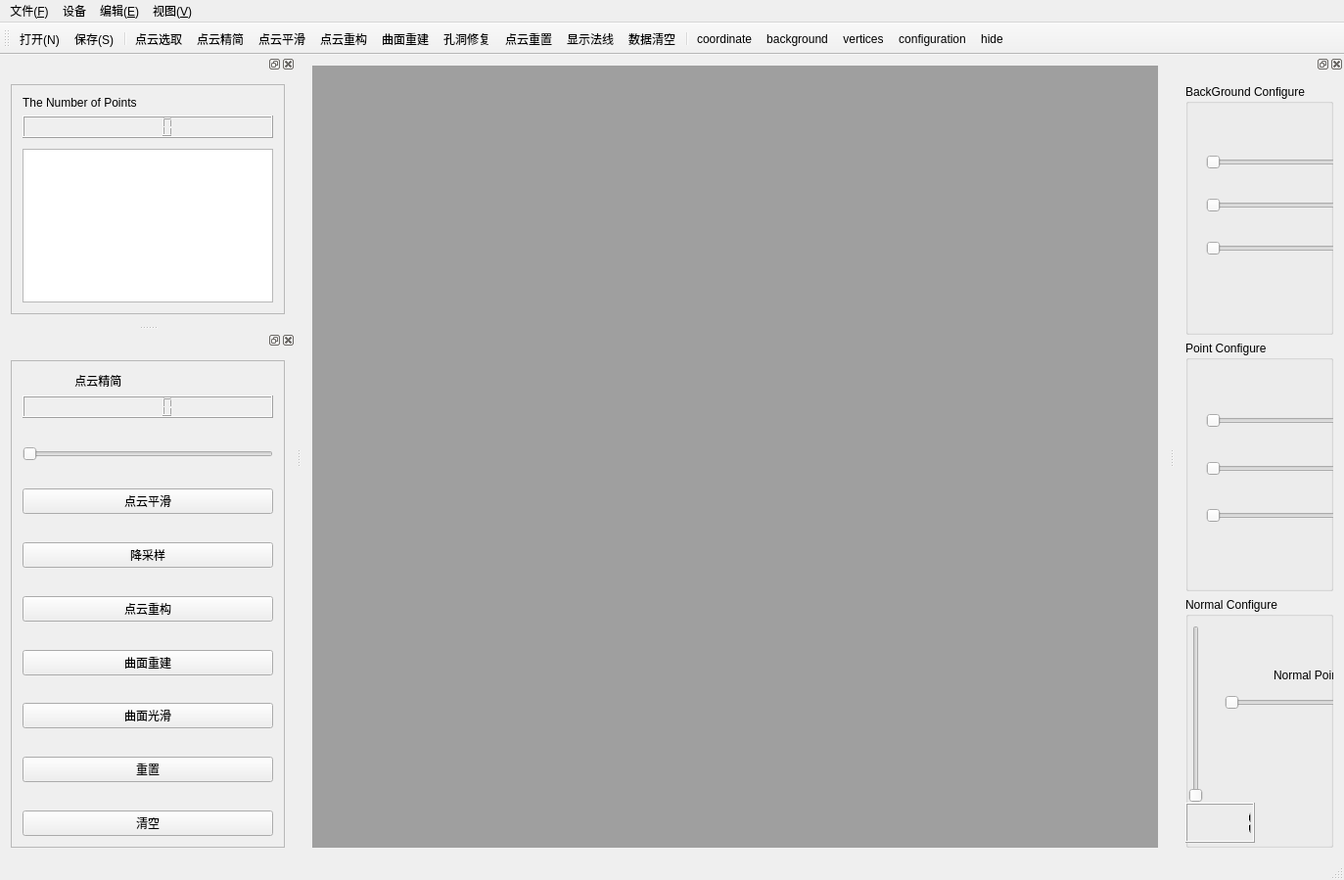
<?xml version="1.0" encoding="UTF-8"?>
<ui version="4.0">
 <class>PCLViewer</class>
 <widget class="QMainWindow" name="PCLViewer">
  <property name="geometry">
   <rect>
    <x>0</x>
    <y>0</y>
    <width>1373</width>
    <height>899</height>
   </rect>
  </property>
  <property name="windowTitle">
   <string>PCLViewer</string>
  </property>
  <widget class="QWidget" name="centralWidget">
   <layout class="QHBoxLayout" name="horizontalLayout_2">
    <item>
     <widget class="QMdiArea" name="mdiArea">
      <widget class="QWidget" name="subwindow">
       <property name="windowTitle">
        <string/>
       </property>
       <layout class="QGridLayout" name="gridLayout">
        <item row="0" column="0">
         <layout class="QVBoxLayout" name="verticalLayout_4">
          <item>
           <widget class="QVTKWidget" name="qvtkWidget" native="true"/>
          </item>
          <item>
           <layout class="QHBoxLayout" name="horizontalLayout">
            <item>
             <spacer name="horizontalSpacer">
              <property name="orientation">
               <enum>Qt::Horizontal</enum>
              </property>
              <property name="sizeHint" stdset="0">
               <size>
                <width>40</width>
                <height>20</height>
               </size>
              </property>
             </spacer>
            </item>
            <item>
             <widget class="QProgressBar" name="progressBar">
              <property name="value">
               <number>24</number>
              </property>
             </widget>
            </item>
           </layout>
          </item>
         </layout>
        </item>
       </layout>
      </widget>
     </widget>
    </item>
   </layout>
  </widget>
  <widget class="QMenuBar" name="menuBar">
   <property name="geometry">
    <rect>
     <x>0</x>
     <y>0</y>
     <width>1373</width>
     <height>21</height>
    </rect>
   </property>
   <widget class="QMenu" name="menu_F">
    <property name="title">
     <string>文件(&amp;F)</string>
    </property>
    <addaction name="OpenAction"/>
    <addaction name="SaveAction"/>
   </widget>
   <widget class="QMenu" name="menu">
    <property name="title">
     <string>设备</string>
    </property>
    <widget class="QMenu" name="menuKinect">
     <property name="title">
      <string>Kinect</string>
     </property>
     <addaction name="RGBCloudAction"/>
     <addaction name="XYZCloudAction"/>
     <addaction name="ReconstructRealTimeAction"/>
    </widget>
    <addaction name="menuKinect"/>
   </widget>
   <widget class="QMenu" name="menu_E">
    <property name="title">
     <string>编辑(&amp;E)</string>
    </property>
    <addaction name="SimplyAction"/>
    <addaction name="SelectAction"/>
    <addaction name="MlsAction"/>
    <addaction name="ReconstructAction"/>
    <addaction name="SurfaceAction"/>
    <addaction name="FillholeAction"/>
    <addaction name="ResetAction"/>
    <addaction name="NormalAction"/>
    <addaction name="CleraAction"/>
   </widget>
   <widget class="QMenu" name="menu_V">
    <property name="title">
     <string>视图(&amp;V)</string>
    </property>
    <addaction name="CoordinateAction"/>
    <addaction name="BackgroudAction"/>
    <addaction name="VerticesAction"/>
    <addaction name="HideAction"/>
    <addaction name="ConfigurationAction"/>
   </widget>
   <addaction name="menu_F"/>
   <addaction name="menu"/>
   <addaction name="menu_E"/>
   <addaction name="menu_V"/>
  </widget>
  <widget class="QToolBar" name="mainToolBar">
   <attribute name="toolBarArea">
    <enum>TopToolBarArea</enum>
   </attribute>
   <attribute name="toolBarBreak">
    <bool>false</bool>
   </attribute>
   <addaction name="OpenAction"/>
   <addaction name="SaveAction"/>
   <addaction name="separator"/>
   <addaction name="SelectAction"/>
   <addaction name="SimplyAction"/>
   <addaction name="MlsAction"/>
   <addaction name="ReconstructAction"/>
   <addaction name="SurfaceAction"/>
   <addaction name="FillholeAction"/>
   <addaction name="ResetAction"/>
   <addaction name="NormalAction"/>
   <addaction name="CleraAction"/>
   <addaction name="separator"/>
   <addaction name="CoordinateAction"/>
   <addaction name="BackgroudAction"/>
   <addaction name="VerticesAction"/>
   <addaction name="ConfigurationAction"/>
   <addaction name="HideAction"/>
  </widget>
  <widget class="QStatusBar" name="statusBar"/>
  <widget class="QDockWidget" name="ShowDockWidget">
   <attribute name="dockWidgetArea">
    <number>1</number>
   </attribute>
   <widget class="QWidget" name="dockWidgetContents">
    <layout class="QHBoxLayout" name="horizontalLayout_3">
     <item>
      <widget class="QFrame" name="frame">
       <property name="frameShape">
        <enum>QFrame::StyledPanel</enum>
       </property>
       <property name="frameShadow">
        <enum>QFrame::Raised</enum>
       </property>
       <layout class="QVBoxLayout" name="verticalLayout_3">
        <item>
         <layout class="QVBoxLayout" name="verticalLayout_2">
          <item>
           <widget class="QLabel" name="label_2">
            <property name="text">
             <string>The Number of Points</string>
            </property>
           </widget>
          </item>
          <item>
           <widget class="QLCDNumber" name="PointsNumber"/>
          </item>
          <item>
           <spacer name="verticalSpacer_9">
            <property name="orientation">
             <enum>Qt::Vertical</enum>
            </property>
            <property name="sizeHint" stdset="0">
             <size>
              <width>20</width>
              <height>40</height>
             </size>
            </property>
           </spacer>
          </item>
          <item>
           <widget class="QTextBrowser" name="textBrowser"/>
          </item>
         </layout>
        </item>
       </layout>
      </widget>
     </item>
    </layout>
   </widget>
  </widget>
  <widget class="QDockWidget" name="OperateDockWidget">
   <attribute name="dockWidgetArea">
    <number>1</number>
   </attribute>
   <widget class="QWidget" name="dockWidgetContents_2">
    <layout class="QHBoxLayout" name="horizontalLayout_4">
     <item>
      <widget class="QFrame" name="frame_2">
       <property name="frameShape">
        <enum>QFrame::StyledPanel</enum>
       </property>
       <property name="frameShadow">
        <enum>QFrame::Raised</enum>
       </property>
       <layout class="QVBoxLayout" name="verticalLayout">
        <item>
         <widget class="QLabel" name="label">
          <property name="text">
           <string>                点云精简</string>
          </property>
         </widget>
        </item>
        <item>
         <widget class="QLCDNumber" name="lcdNumber"/>
        </item>
        <item>
         <spacer name="verticalSpacer_5">
          <property name="orientation">
           <enum>Qt::Vertical</enum>
          </property>
          <property name="sizeHint" stdset="0">
           <size>
            <width>20</width>
            <height>40</height>
           </size>
          </property>
         </spacer>
        </item>
        <item>
         <widget class="QSlider" name="KtreeSlider">
          <property name="orientation">
           <enum>Qt::Horizontal</enum>
          </property>
         </widget>
        </item>
        <item>
         <spacer name="verticalSpacer_7">
          <property name="orientation">
           <enum>Qt::Vertical</enum>
          </property>
          <property name="sizeHint" stdset="0">
           <size>
            <width>20</width>
            <height>40</height>
           </size>
          </property>
         </spacer>
        </item>
        <item>
         <widget class="QPushButton" name="MLSButton">
          <property name="text">
           <string>点云平滑</string>
          </property>
         </widget>
        </item>
        <item>
         <spacer name="verticalSpacer_8">
          <property name="orientation">
           <enum>Qt::Vertical</enum>
          </property>
          <property name="sizeHint" stdset="0">
           <size>
            <width>20</width>
            <height>40</height>
           </size>
          </property>
         </spacer>
        </item>
        <item>
         <widget class="QPushButton" name="DownSampingButton">
          <property name="text">
           <string>降采样</string>
          </property>
         </widget>
        </item>
        <item>
         <spacer name="verticalSpacer_4">
          <property name="orientation">
           <enum>Qt::Vertical</enum>
          </property>
          <property name="sizeHint" stdset="0">
           <size>
            <width>20</width>
            <height>40</height>
           </size>
          </property>
         </spacer>
        </item>
        <item>
         <widget class="QPushButton" name="ReconstructButton">
          <property name="text">
           <string>点云重构</string>
          </property>
         </widget>
        </item>
        <item>
         <spacer name="verticalSpacer_2">
          <property name="orientation">
           <enum>Qt::Vertical</enum>
          </property>
          <property name="sizeHint" stdset="0">
           <size>
            <width>20</width>
            <height>40</height>
           </size>
          </property>
         </spacer>
        </item>
        <item>
         <widget class="QPushButton" name="BuildButton">
          <property name="text">
           <string>曲面重建</string>
          </property>
         </widget>
        </item>
        <item>
         <spacer name="verticalSpacer">
          <property name="orientation">
           <enum>Qt::Vertical</enum>
          </property>
          <property name="sizeHint" stdset="0">
           <size>
            <width>20</width>
            <height>40</height>
           </size>
          </property>
         </spacer>
        </item>
        <item>
         <widget class="QPushButton" name="FilterButton">
          <property name="text">
           <string>曲面光滑</string>
          </property>
         </widget>
        </item>
        <item>
         <spacer name="verticalSpacer_6">
          <property name="orientation">
           <enum>Qt::Vertical</enum>
          </property>
          <property name="sizeHint" stdset="0">
           <size>
            <width>20</width>
            <height>40</height>
           </size>
          </property>
         </spacer>
        </item>
        <item>
         <widget class="QPushButton" name="ResetButton">
          <property name="text">
           <string>重置</string>
          </property>
         </widget>
        </item>
        <item>
         <spacer name="verticalSpacer_3">
          <property name="orientation">
           <enum>Qt::Vertical</enum>
          </property>
          <property name="sizeHint" stdset="0">
           <size>
            <width>20</width>
            <height>40</height>
           </size>
          </property>
         </spacer>
        </item>
        <item>
         <widget class="QPushButton" name="ClearButton">
          <property name="text">
           <string>清空</string>
          </property>
         </widget>
        </item>
       </layout>
      </widget>
     </item>
    </layout>
   </widget>
  </widget>
  <widget class="QDockWidget" name="ConfigurDockWidget">
   <attribute name="dockWidgetArea">
    <number>2</number>
   </attribute>
   <widget class="QWidget" name="dockWidgetContents_3">
    <layout class="QGridLayout" name="gridLayout_2">
     <item row="0" column="0">
      <layout class="QVBoxLayout" name="verticalLayout_5">
       <item>
        <widget class="QGroupBox" name="Background_groupBox">
         <property name="title">
          <string>BackGround Configure</string>
         </property>
         <widget class="QWidget" name="layoutWidget">
          <property name="geometry">
           <rect>
            <x>10</x>
            <y>50</y>
            <width>251</width>
            <height>161</height>
           </rect>
          </property>
          <layout class="QVBoxLayout" name="verticalLayout_6" stretch="3,3,3,1">
           <item>
            <layout class="QHBoxLayout" name="horizontalLayout_5" stretch="3,0,1">
             <item>
              <widget class="QSlider" name="Slider_Backgroud_R">
               <property name="maximum">
                <number>255</number>
               </property>
               <property name="orientation">
                <enum>Qt::Horizontal</enum>
               </property>
              </widget>
             </item>
             <item>
              <widget class="QLabel" name="label_3">
               <property name="text">
                <string>R</string>
               </property>
              </widget>
             </item>
             <item>
              <widget class="QLCDNumber" name="lcdNumber_2"/>
             </item>
            </layout>
           </item>
           <item>
            <layout class="QHBoxLayout" name="horizontalLayout_6" stretch="3,0,0">
             <item>
              <widget class="QSlider" name="Slider_Background_G">
               <property name="maximum">
                <number>255</number>
               </property>
               <property name="orientation">
                <enum>Qt::Horizontal</enum>
               </property>
              </widget>
             </item>
             <item>
              <widget class="QLabel" name="label_4">
               <property name="text">
                <string>G</string>
               </property>
              </widget>
             </item>
             <item>
              <widget class="QLCDNumber" name="lcdNumber_3"/>
             </item>
            </layout>
           </item>
           <item>
            <layout class="QHBoxLayout" name="horizontalLayout_7" stretch="3,0,1">
             <item>
              <widget class="QSlider" name="Slide_Background_B">
               <property name="maximum">
                <number>255</number>
               </property>
               <property name="orientation">
                <enum>Qt::Horizontal</enum>
               </property>
              </widget>
             </item>
             <item>
              <widget class="QLabel" name="label_5">
               <property name="text">
                <string>B</string>
               </property>
              </widget>
             </item>
             <item>
              <widget class="QLCDNumber" name="lcdNumber_4"/>
             </item>
            </layout>
           </item>
           <item>
            <spacer name="verticalSpacer_10">
             <property name="orientation">
              <enum>Qt::Vertical</enum>
             </property>
             <property name="sizeHint" stdset="0">
              <size>
               <width>153</width>
               <height>13</height>
              </size>
             </property>
            </spacer>
           </item>
          </layout>
         </widget>
        </widget>
       </item>
       <item>
        <widget class="QGroupBox" name="Point_Box">
         <property name="title">
          <string>Point Configure</string>
         </property>
         <widget class="QWidget" name="layoutWidget">
          <property name="geometry">
           <rect>
            <x>10</x>
            <y>50</y>
            <width>261</width>
            <height>161</height>
           </rect>
          </property>
          <layout class="QVBoxLayout" name="verticalLayout_7">
           <item>
            <layout class="QHBoxLayout" name="horizontalLayout_8" stretch="3,0,0">
             <item>
              <widget class="QSlider" name="horizontalSlider_4">
               <property name="orientation">
                <enum>Qt::Horizontal</enum>
               </property>
              </widget>
             </item>
             <item>
              <widget class="QLabel" name="label_6">
               <property name="text">
                <string>R</string>
               </property>
              </widget>
             </item>
             <item>
              <widget class="QLCDNumber" name="lcdNumber_5"/>
             </item>
            </layout>
           </item>
           <item>
            <layout class="QHBoxLayout" name="horizontalLayout_9" stretch="3,0,1">
             <item>
              <widget class="QSlider" name="horizontalSlider_5">
               <property name="orientation">
                <enum>Qt::Horizontal</enum>
               </property>
              </widget>
             </item>
             <item>
              <widget class="QLabel" name="label_7">
               <property name="text">
                <string>G</string>
               </property>
              </widget>
             </item>
             <item>
              <widget class="QLCDNumber" name="lcdNumber_6"/>
             </item>
            </layout>
           </item>
           <item>
            <layout class="QHBoxLayout" name="horizontalLayout_10" stretch="3,0,1">
             <item>
              <widget class="QSlider" name="horizontalSlider_6">
               <property name="orientation">
                <enum>Qt::Horizontal</enum>
               </property>
              </widget>
             </item>
             <item>
              <widget class="QLabel" name="label_8">
               <property name="text">
                <string>B</string>
               </property>
              </widget>
             </item>
             <item>
              <widget class="QLCDNumber" name="lcdNumber_7"/>
             </item>
            </layout>
           </item>
          </layout>
         </widget>
        </widget>
       </item>
       <item>
        <widget class="QGroupBox" name="Leng_roupBox">
         <property name="title">
          <string>Normal Configure</string>
         </property>
         <widget class="QSlider" name="NormallenSlider">
          <property name="geometry">
           <rect>
            <x>0</x>
            <y>29</y>
            <width>21</width>
            <height>181</height>
           </rect>
          </property>
          <property name="minimum">
           <number>1</number>
          </property>
          <property name="maximum">
           <number>20</number>
          </property>
          <property name="orientation">
           <enum>Qt::Vertical</enum>
          </property>
         </widget>
         <widget class="QLCDNumber" name="lcdNumber_8">
          <property name="geometry">
           <rect>
            <x>0</x>
            <y>210</y>
            <width>71</width>
            <height>41</height>
           </rect>
          </property>
          <property name="value" stdset="0">
           <double>1.000000000000000</double>
          </property>
         </widget>
         <widget class="QSlider" name="NormalPointNumber">
          <property name="geometry">
           <rect>
            <x>40</x>
            <y>100</y>
            <width>231</width>
            <height>16</height>
           </rect>
          </property>
          <property name="minimum">
           <number>1</number>
          </property>
          <property name="maximum">
           <number>20</number>
          </property>
          <property name="orientation">
           <enum>Qt::Horizontal</enum>
          </property>
         </widget>
         <widget class="QLabel" name="label_9">
          <property name="geometry">
           <rect>
            <x>90</x>
            <y>70</y>
            <width>151</width>
            <height>20</height>
           </rect>
          </property>
          <property name="text">
           <string>Normal Point number</string>
          </property>
         </widget>
        </widget>
       </item>
      </layout>
     </item>
    </layout>
   </widget>
  </widget>
  <action name="OpenAction">
   <property name="icon">
    <iconset resource="icon.qrc">
     <normaloff>:/image/image/open.png</normaloff>:/image/image/open.png</iconset>
   </property>
   <property name="text">
    <string>打开(&amp;N)</string>
   </property>
  </action>
  <action name="SaveAction">
   <property name="icon">
    <iconset resource="icon.qrc">
     <normaloff>:/image/image/save.png</normaloff>:/image/image/save.png</iconset>
   </property>
   <property name="text">
    <string>保存(&amp;S)</string>
   </property>
   <property name="shortcut">
    <string>Ctrl+S</string>
   </property>
  </action>
  <action name="SimplyAction">
   <property name="icon">
    <iconset resource="icon.qrc">
     <normaloff>:/image/image/points.png</normaloff>:/image/image/points.png</iconset>
   </property>
   <property name="text">
    <string>点云精简</string>
   </property>
  </action>
  <action name="MlsAction">
   <property name="icon">
    <iconset resource="icon.qrc">
     <normaloff>:/image/image/smooth.png</normaloff>:/image/image/smooth.png</iconset>
   </property>
   <property name="text">
    <string>点云平滑</string>
   </property>
  </action>
  <action name="ReconstructAction">
   <property name="icon">
    <iconset resource="icon.qrc">
     <normaloff>:/image/image/wire.png</normaloff>:/image/image/wire.png</iconset>
   </property>
   <property name="text">
    <string>点云重构</string>
   </property>
  </action>
  <action name="SurfaceAction">
   <property name="icon">
    <iconset resource="icon.qrc">
     <normaloff>:/image/image/flatlines.png</normaloff>:/image/image/flatlines.png</iconset>
   </property>
   <property name="text">
    <string>曲面重建</string>
   </property>
  </action>
  <action name="ResetAction">
   <property name="icon">
    <iconset resource="icon.qrc">
     <normaloff>:/image/image/reload.png</normaloff>:/image/image/reload.png</iconset>
   </property>
   <property name="text">
    <string>点云重置</string>
   </property>
  </action>
  <action name="NormalAction">
   <property name="icon">
    <iconset resource="icon.qrc">
     <normaloff>:/image/image/normal.png</normaloff>:/image/image/normal.png</iconset>
   </property>
   <property name="text">
    <string>显示法线</string>
   </property>
  </action>
  <action name="CleraAction">
   <property name="icon">
    <iconset resource="icon.qrc">
     <normaloff>:/image/image/eraser.png</normaloff>:/image/image/eraser.png</iconset>
   </property>
   <property name="text">
    <string>数据清空</string>
   </property>
  </action>
  <action name="CoordinateAction">
   <property name="icon">
    <iconset resource="icon.qrc">
     <normaloff>:/image/image/show_axis.png</normaloff>:/image/image/show_axis.png</iconset>
   </property>
   <property name="text">
    <string>coordinate</string>
   </property>
  </action>
  <action name="BackgroudAction">
   <property name="icon">
    <iconset resource="icon.qrc">
     <normaloff>:/image/image/fill.png</normaloff>:/image/image/fill.png</iconset>
   </property>
   <property name="text">
    <string>background</string>
   </property>
  </action>
  <action name="VerticesAction">
   <property name="icon">
    <iconset resource="icon.qrc">
     <normaloff>:/image/image/vert_color.png</normaloff>:/image/image/vert_color.png</iconset>
   </property>
   <property name="text">
    <string>vertices</string>
   </property>
  </action>
  <action name="HideAction">
   <property name="icon">
    <iconset resource="icon.qrc">
     <normaloff>:/image/image/layers.png</normaloff>:/image/image/layers.png</iconset>
   </property>
   <property name="text">
    <string>hide</string>
   </property>
  </action>
  <action name="ConfigurationAction">
   <property name="icon">
    <iconset resource="icon.qrc">
     <normaloff>:/image/image/options.png</normaloff>:/image/image/options.png</iconset>
   </property>
   <property name="text">
    <string>configuration</string>
   </property>
  </action>
  <action name="SelectAction">
   <property name="icon">
    <iconset resource="icon.qrc">
     <normaloff>:/image/image/bbox.png</normaloff>:/image/image/bbox.png</iconset>
   </property>
   <property name="text">
    <string>点云选取</string>
   </property>
  </action>
  <action name="RGBCloudAction">
   <property name="text">
    <string>彩色点云</string>
   </property>
  </action>
  <action name="XYZCloudAction">
   <property name="text">
    <string>灰度点云</string>
   </property>
  </action>
  <action name="ReconstructRealTimeAction">
   <property name="text">
    <string>三维重建</string>
   </property>
  </action>
  <action name="FillholeAction">
   <property name="icon">
    <iconset resource="icon.qrc">
     <normaloff>:/image/image/fillhole.png</normaloff>:/image/image/fillhole.png</iconset>
   </property>
   <property name="text">
    <string>孔洞修复</string>
   </property>
  </action>
 </widget>
 <layoutdefault spacing="6" margin="11"/>
 <customwidgets>
  <customwidget>
   <class>QVTKWidget</class>
   <extends>QWidget</extends>
   <header>QVTKWidget.h</header>
  </customwidget>
 </customwidgets>
 <resources>
  <include location="icon.qrc"/>
 </resources>
 <connections>
  <connection>
   <sender>Slider_Backgroud_R</sender>
   <signal>valueChanged(int)</signal>
   <receiver>lcdNumber_2</receiver>
   <slot>display(int)</slot>
   <hints>
    <hint type="sourcelabel">
     <x>1122</x>
     <y>167</y>
    </hint>
    <hint type="destinationlabel">
     <x>1206</x>
     <y>180</y>
    </hint>
   </hints>
  </connection>
  <connection>
   <sender>Slider_Background_G</sender>
   <signal>valueChanged(int)</signal>
   <receiver>lcdNumber_3</receiver>
   <slot>display(int)</slot>
   <hints>
    <hint type="sourcelabel">
     <x>1121</x>
     <y>216</y>
    </hint>
    <hint type="destinationlabel">
     <x>1206</x>
     <y>229</y>
    </hint>
   </hints>
  </connection>
  <connection>
   <sender>Slide_Background_B</sender>
   <signal>valueChanged(int)</signal>
   <receiver>lcdNumber_4</receiver>
   <slot>display(int)</slot>
   <hints>
    <hint type="sourcelabel">
     <x>1122</x>
     <y>264</y>
    </hint>
    <hint type="destinationlabel">
     <x>1206</x>
     <y>277</y>
    </hint>
   </hints>
  </connection>
  <connection>
   <sender>horizontalSlider_4</sender>
   <signal>valueChanged(int)</signal>
   <receiver>lcdNumber_5</receiver>
   <slot>display(int)</slot>
   <hints>
    <hint type="sourcelabel">
     <x>1096</x>
     <y>419</y>
    </hint>
    <hint type="destinationlabel">
     <x>1181</x>
     <y>414</y>
    </hint>
   </hints>
  </connection>
  <connection>
   <sender>horizontalSlider_5</sender>
   <signal>valueChanged(int)</signal>
   <receiver>lcdNumber_6</receiver>
   <slot>display(int)</slot>
   <hints>
    <hint type="sourcelabel">
     <x>1066</x>
     <y>481</y>
    </hint>
    <hint type="destinationlabel">
     <x>1158</x>
     <y>475</y>
    </hint>
   </hints>
  </connection>
  <connection>
   <sender>horizontalSlider_6</sender>
   <signal>valueChanged(int)</signal>
   <receiver>lcdNumber_7</receiver>
   <slot>display(int)</slot>
   <hints>
    <hint type="sourcelabel">
     <x>1050</x>
     <y>535</y>
    </hint>
    <hint type="destinationlabel">
     <x>1170</x>
     <y>539</y>
    </hint>
   </hints>
  </connection>
  <connection>
   <sender>NormallenSlider</sender>
   <signal>valueChanged(int)</signal>
   <receiver>lcdNumber_8</receiver>
   <slot>display(int)</slot>
   <hints>
    <hint type="sourcelabel">
     <x>1000</x>
     <y>807</y>
    </hint>
    <hint type="destinationlabel">
     <x>988</x>
     <y>845</y>
    </hint>
   </hints>
  </connection>
 </connections>
</ui>
